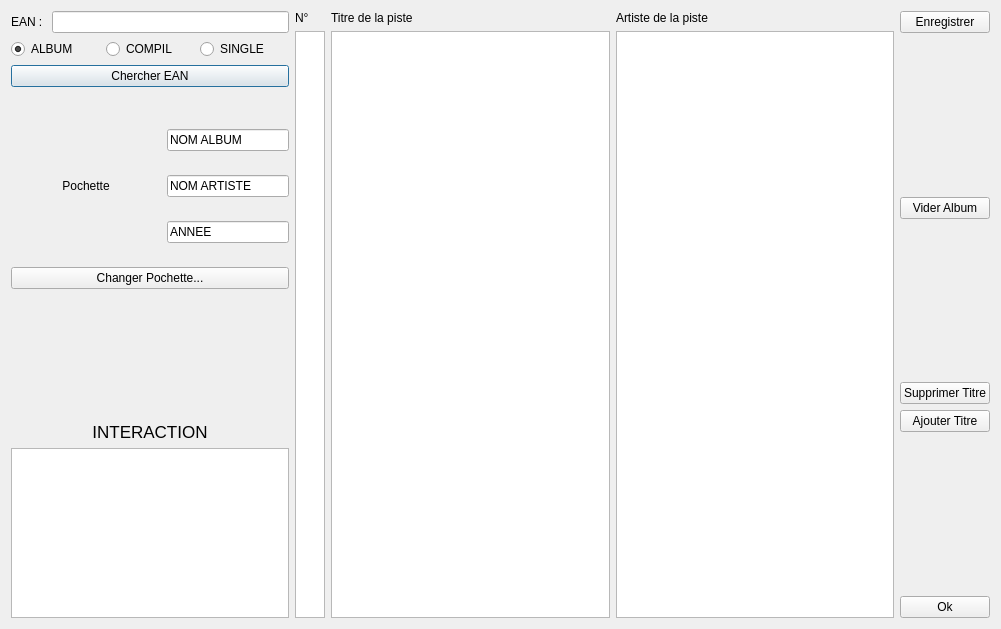
<?xml version="1.0" encoding="UTF-8"?>
<ui version="4.0">
 <class>DialogAjouterPhys</class>
 <widget class="QDialog" name="DialogAjouterPhys">
  <property name="geometry">
   <rect>
    <x>0</x>
    <y>0</y>
    <width>1001</width>
    <height>629</height>
   </rect>
  </property>
  <property name="windowTitle">
   <string>Dialog</string>
  </property>
  <layout class="QHBoxLayout" name="horizontalLayout_4">
   <item>
    <layout class="QVBoxLayout" name="InfosAlbum">
     <item>
      <layout class="QHBoxLayout" name="horizontalLayout">
       <item>
        <widget class="QLabel" name="label">
         <property name="text">
          <string>EAN : </string>
         </property>
        </widget>
       </item>
       <item>
        <widget class="QLineEdit" name="EAN">
         <property name="inputMask">
          <string>0000000000000</string>
         </property>
        </widget>
       </item>
      </layout>
     </item>
     <item>
      <layout class="QHBoxLayout" name="horizontalLayout_2">
       <item>
        <widget class="QRadioButton" name="Album">
         <property name="text">
          <string>ALBUM</string>
         </property>
         <property name="checked">
          <bool>true</bool>
         </property>
         <attribute name="buttonGroup">
          <string notr="true">buttonGroup</string>
         </attribute>
        </widget>
       </item>
       <item>
        <widget class="QRadioButton" name="Compil">
         <property name="text">
          <string>COMPIL</string>
         </property>
         <attribute name="buttonGroup">
          <string notr="true">buttonGroup</string>
         </attribute>
        </widget>
       </item>
       <item>
        <widget class="QRadioButton" name="Single">
         <property name="text">
          <string>SINGLE</string>
         </property>
         <attribute name="buttonGroup">
          <string notr="true">buttonGroup</string>
         </attribute>
        </widget>
       </item>
      </layout>
     </item>
     <item>
      <widget class="QPushButton" name="ChercherEAN">
       <property name="text">
        <string>Chercher EAN</string>
       </property>
       <property name="shortcut">
        <string>Return</string>
       </property>
      </widget>
     </item>
     <item>
      <spacer name="verticalSpacer">
       <property name="orientation">
        <enum>Qt::Vertical</enum>
       </property>
       <property name="sizeHint" stdset="0">
        <size>
         <width>20</width>
         <height>40</height>
        </size>
       </property>
      </spacer>
     </item>
     <item>
      <layout class="QHBoxLayout" name="horizontalLayout_3">
       <item>
        <widget class="QLabel" name="Pochette">
         <property name="minimumSize">
          <size>
           <width>150</width>
           <height>150</height>
          </size>
         </property>
         <property name="text">
          <string>Pochette</string>
         </property>
         <property name="alignment">
          <set>Qt::AlignCenter</set>
         </property>
        </widget>
       </item>
       <item>
        <layout class="QVBoxLayout" name="verticalLayout">
         <item>
          <widget class="QLineEdit" name="Nom_Album">
           <property name="text">
            <string>NOM ALBUM</string>
           </property>
          </widget>
         </item>
         <item>
          <widget class="QLineEdit" name="Nom_Artiste">
           <property name="text">
            <string>NOM ARTISTE</string>
           </property>
          </widget>
         </item>
         <item>
          <widget class="QLineEdit" name="Annee">
           <property name="text">
            <string>ANNEE</string>
           </property>
          </widget>
         </item>
        </layout>
       </item>
      </layout>
     </item>
     <item>
      <widget class="QPushButton" name="pushButton">
       <property name="text">
        <string>Changer Pochette...</string>
       </property>
      </widget>
     </item>
     <item>
      <spacer name="verticalSpacer_2">
       <property name="orientation">
        <enum>Qt::Vertical</enum>
       </property>
       <property name="sizeHint" stdset="0">
        <size>
         <width>20</width>
         <height>150</height>
        </size>
       </property>
      </spacer>
     </item>
     <item>
      <widget class="QLabel" name="label_2">
       <property name="font">
        <font>
         <pointsize>13</pointsize>
        </font>
       </property>
       <property name="text">
        <string>INTERACTION</string>
       </property>
       <property name="alignment">
        <set>Qt::AlignCenter</set>
       </property>
      </widget>
     </item>
     <item>
      <widget class="QTextBrowser" name="Interaction"/>
     </item>
    </layout>
   </item>
   <item>
    <layout class="QVBoxLayout" name="verticalLayout_3">
     <item>
      <widget class="QLabel" name="label_3">
       <property name="text">
        <string>N°</string>
       </property>
      </widget>
     </item>
     <item>
      <widget class="QListWidget" name="Piste">
       <property name="minimumSize">
        <size>
         <width>30</width>
         <height>0</height>
        </size>
       </property>
       <property name="maximumSize">
        <size>
         <width>30</width>
         <height>16777215</height>
        </size>
       </property>
       <property name="alternatingRowColors">
        <bool>true</bool>
       </property>
      </widget>
     </item>
    </layout>
   </item>
   <item>
    <layout class="QVBoxLayout" name="verticalLayout_4">
     <item>
      <widget class="QLabel" name="label_4">
       <property name="text">
        <string>Titre de la piste</string>
       </property>
      </widget>
     </item>
     <item>
      <widget class="QListWidget" name="Titres">
       <property name="dragDropMode">
        <enum>QAbstractItemView::InternalMove</enum>
       </property>
       <property name="defaultDropAction">
        <enum>Qt::MoveAction</enum>
       </property>
       <property name="alternatingRowColors">
        <bool>true</bool>
       </property>
       <property name="selectionMode">
        <enum>QAbstractItemView::MultiSelection</enum>
       </property>
       <property name="movement">
        <enum>QListView::Free</enum>
       </property>
      </widget>
     </item>
    </layout>
   </item>
   <item>
    <layout class="QVBoxLayout" name="verticalLayoutArtiste">
     <item>
      <widget class="QLabel" name="ArtisteLabel">
       <property name="text">
        <string>Artiste de la piste</string>
       </property>
      </widget>
     </item>
     <item>
      <widget class="QListWidget" name="Artiste_Titres">
       <property name="lineWidth">
        <number>1</number>
       </property>
       <property name="dragDropMode">
        <enum>QAbstractItemView::InternalMove</enum>
       </property>
       <property name="defaultDropAction">
        <enum>Qt::MoveAction</enum>
       </property>
       <property name="alternatingRowColors">
        <bool>true</bool>
       </property>
       <property name="selectionMode">
        <enum>QAbstractItemView::SingleSelection</enum>
       </property>
       <property name="movement">
        <enum>QListView::Free</enum>
       </property>
      </widget>
     </item>
    </layout>
   </item>
   <item>
    <layout class="QVBoxLayout" name="verticalLayout_2">
     <item>
      <widget class="QPushButton" name="Enregistrer">
       <property name="text">
        <string>Enregistrer</string>
       </property>
      </widget>
     </item>
     <item>
      <spacer name="verticalSpacer_5">
       <property name="orientation">
        <enum>Qt::Vertical</enum>
       </property>
       <property name="sizeHint" stdset="0">
        <size>
         <width>20</width>
         <height>40</height>
        </size>
       </property>
      </spacer>
     </item>
     <item>
      <widget class="QPushButton" name="ViderAlbum">
       <property name="text">
        <string>Vider Album</string>
       </property>
      </widget>
     </item>
     <item>
      <spacer name="verticalSpacer_4">
       <property name="orientation">
        <enum>Qt::Vertical</enum>
       </property>
       <property name="sizeHint" stdset="0">
        <size>
         <width>20</width>
         <height>40</height>
        </size>
       </property>
      </spacer>
     </item>
     <item>
      <widget class="QPushButton" name="Supprimer_Titre">
       <property name="text">
        <string>Supprimer Titre</string>
       </property>
       <property name="shortcut">
        <string>Del</string>
       </property>
      </widget>
     </item>
     <item>
      <widget class="QPushButton" name="Ajouter_Titre">
       <property name="text">
        <string>Ajouter Titre</string>
       </property>
      </widget>
     </item>
     <item>
      <spacer name="verticalSpacer_3">
       <property name="orientation">
        <enum>Qt::Vertical</enum>
       </property>
       <property name="sizeHint" stdset="0">
        <size>
         <width>20</width>
         <height>40</height>
        </size>
       </property>
      </spacer>
     </item>
     <item>
      <widget class="QPushButton" name="Ok">
       <property name="text">
        <string>Ok</string>
       </property>
      </widget>
     </item>
    </layout>
   </item>
  </layout>
 </widget>
 <resources/>
 <connections/>
 <buttongroups>
  <buttongroup name="buttonGroup"/>
 </buttongroups>
</ui>
